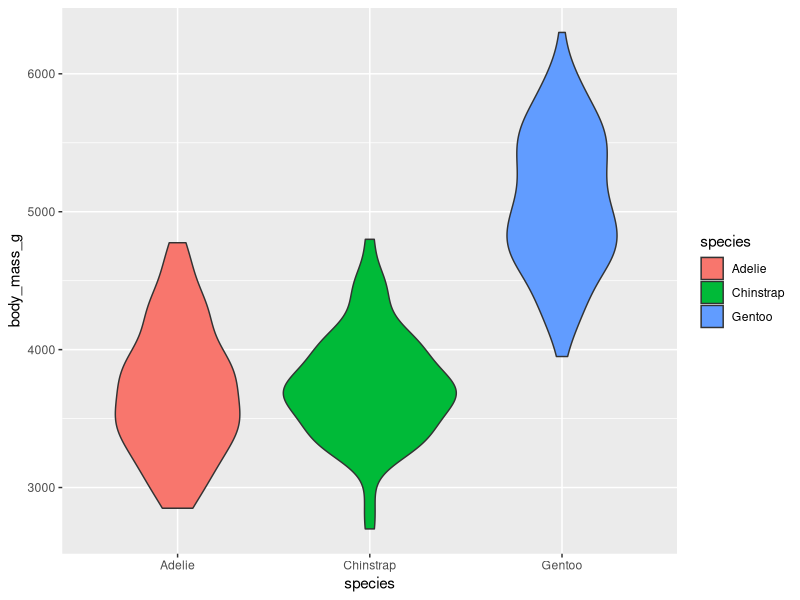

Recreate this plot in R.
## ---- chunk 1
knitr::opts_chunk$set(echo = TRUE)
library(tidyverse)
library(palmerpenguins)
## ---- chunk 2
ggplot(penguins, aes(x= species, y = body_mass_g)) +
  geom_violin(aes(fill = species))
